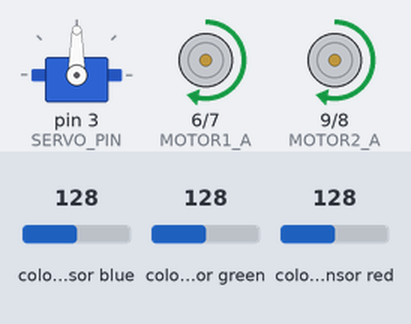
Recording of a sketch running on a simulated Arduino Uno, built with avr-gcc and run on an emulated ATmega328P. Shown: servo, motor-driver pin pairs drawn as motors (green arrow = first pin HIGH = forward, orange = second pin HIGH = backward, longer = more drive, scaled by the enable pin). Wiring (inferred from the names in the program): TCS3200 colour sensor: output A0; S2 A3; S3 A4; S0 A1; S1 A2. Inputs (shaded band) come from the test bench; at power-on: colour sensor blue 128, colour sensor green 128, colour sensor red 128.

Above: at 0.3 s.
Timing chart, 0 to 1.8 s (numbered marks = the images above):
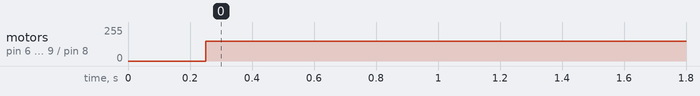

The sketch:

challenge1.ino
```cpp
#include <Servo.h>
#include <stdlib.h>

#define SERVO_PIN 3
#define MOTOR1_A 6
#define MOTOR1_B 7
#define MOTOR2_A 9
#define MOTOR2_B 8
#define MOTOR1_EN 5
#define MOTOR2_EN 10

// Color Sensor Pins
#define S0 A1
#define S1 A2
#define S2 A3
#define S3 A4
#define OUT_PIN A0
#define MAXMIN_VARIANCE 200

int rFreq, gFreq, bFreq, maxFreq;
Servo claw;

void setup() {
    pinMode(MOTOR1_EN, OUTPUT);
    pinMode(MOTOR2_EN, OUTPUT);
    pinMode(MOTOR1_A, OUTPUT);
    pinMode(MOTOR1_B, OUTPUT);
    pinMode(MOTOR2_A, OUTPUT);
    pinMode(MOTOR2_B, OUTPUT);

    // Color Sensor Setup
    pinMode(S0, OUTPUT);
    pinMode(S1, OUTPUT);
    pinMode(S2, OUTPUT);
    pinMode(S3, OUTPUT);
    pinMode(OUT_PIN, INPUT);
    // Set frequency scaling to 20%
    digitalWrite(S0, HIGH);
    digitalWrite(S1, LOW);
    // servo setup
    claw.attach(SERVO_PIN);
    claw.write(90);
    delay(250);

    Serial.begin(9600);
}

void stopMotors() {
    digitalWrite(MOTOR1_A, LOW);
    digitalWrite(MOTOR1_B, LOW);
    digitalWrite(MOTOR2_A, LOW);
    digitalWrite(MOTOR2_B, LOW);
    analogWrite(MOTOR1_EN, 0);
    analogWrite(MOTOR2_EN, 0);
}

void moveForward() {
    digitalWrite(MOTOR1_A, HIGH);
    digitalWrite(MOTOR1_B, LOW);
    digitalWrite(MOTOR2_A, HIGH);
    digitalWrite(MOTOR2_B, LOW);
    analogWrite(MOTOR1_EN, 150);
    analogWrite(MOTOR2_EN, 150);
}

void turnRight() {
    // Turn 90 degrees (calibrate delay as needed)
    digitalWrite(MOTOR1_A, HIGH);
    digitalWrite(MOTOR1_B, LOW);
    digitalWrite(MOTOR2_A, LOW);
    digitalWrite(MOTOR2_B, HIGH);
    analogWrite(MOTOR1_EN, 150);
    analogWrite(MOTOR2_EN, 150);
    delay(950); // Adjust based on motor speed
    stopMotors();
}

String detectColor() {
    // Setting red filtered photodiodes to be read
    digitalWrite(S2, LOW);
    digitalWrite(S3, LOW);
    rFreq = pulseIn(OUT_PIN, LOW);
    rFreq = map(rFreq, 500 - MAXMIN_VARIANCE, 950 + MAXMIN_VARIANCE, 255, 0);

    // Setting green filtered photodiodes to be read
    digitalWrite(S2, HIGH);
    digitalWrite(S3, HIGH);
    gFreq = pulseIn(OUT_PIN, LOW);
    gFreq = map(gFreq, 500 - MAXMIN_VARIANCE, 900 + MAXMIN_VARIANCE, 255, 0);

    // Setting blue filtered photodiodes to be read
    digitalWrite(S2, LOW);
    digitalWrite(S3, HIGH);
    bFreq = pulseIn(OUT_PIN, LOW);
    bFreq = map(bFreq, 600 - MAXMIN_VARIANCE, 930 + MAXMIN_VARIANCE, 255, 0);

    maxFreq = max(rFreq, max(bFreq, gFreq));
    if (maxFreq <= 0) {
        return "Black";
    } else if (maxFreq == rFreq) {
        return "Red";
    } else if (maxFreq == gFreq) {
        return "Green";
    } else {
        return "Blue";
    }
}

void loop() {
  // put your main code here, to run repeatedly:
  int base_delay = 1000;
  int var_delay = base_delay;
  String currColour;
  moveForward();
  delay(var_delay);
  stopMotors();
  while ((currColour = detectColor()) == "Black") {
    turnRight();
    moveForward();
    delay(var_delay);
    stopMotors();
    var_delay += base_delay;
  }
  // Once a color gets detected:
  String prevColour = "Black";
  moveForward();
  int numColourChange = 0;
  while (currColour != prevColour) {
    String tempColour = detectColor();
    if (tempColour == "Black") {
        break;
    }
    delay(200);
    if (tempColour != currColour) {
      numColourChange += 1;
      currColour = tempColour;
      if (tempColour == prevColour && numColourChange > 2) {
        prevColour = currColour;
      }
    }
  }
  if (prevColour == currColour) {
      stopMotors();
      delay(200);
      turnRight();
      turnRight();
      claw.write(0);
      while(1) {
          // infinite loop to end execution
      }
  }
}
```

Measured:
- by itself, motor on pin 6 (MOTOR1_A) / pin 7 (MOTOR1_B), motor on pin 9 (MOTOR2_A) / pin 8 (MOTOR2_B): stopped → forward 150/255 at 0.25 s
